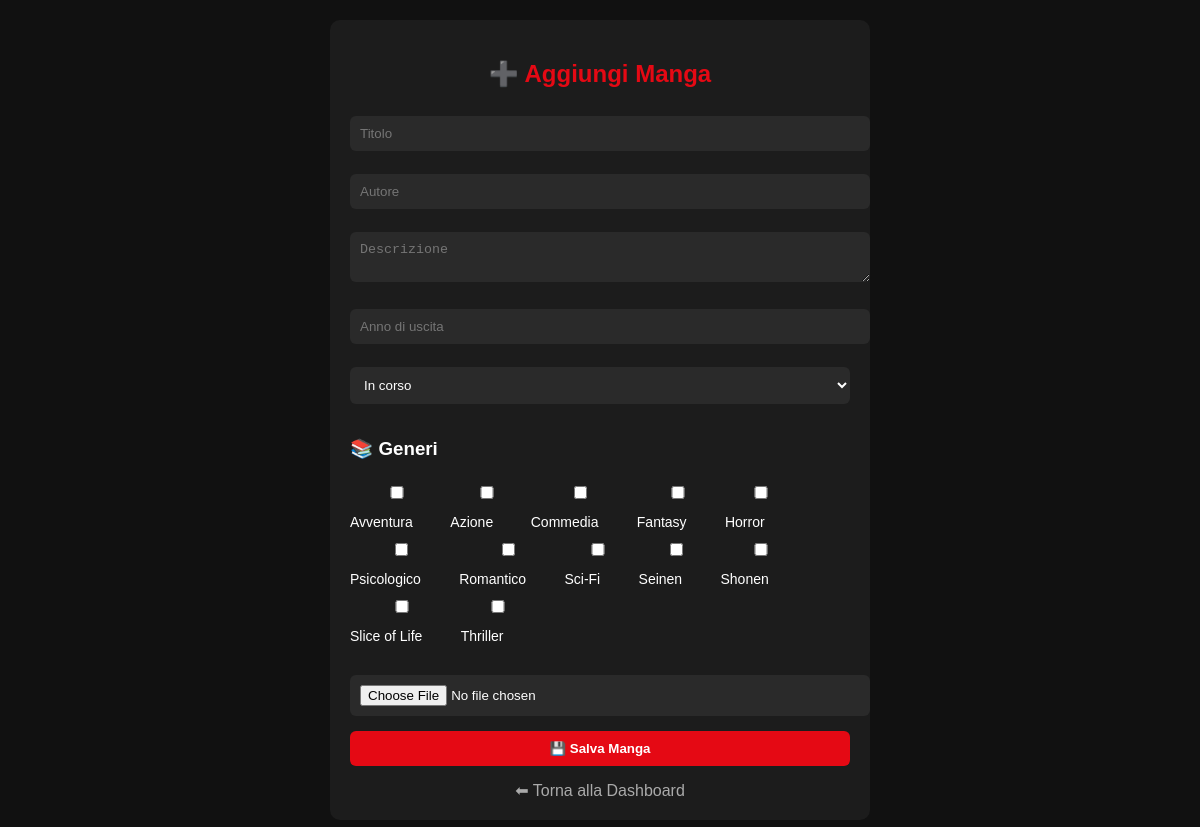
Page /admin/manga_add.php (signed in) on the committed database.
### tables this page shows
CREATE TABLE generi (
    id INT AUTO_INCREMENT PRIMARY KEY,

    nome VARCHAR(100) NOT NULL UNIQUE
);

### admin/manga_add.php (the view, shortened to what this page needs)
<?php
require("../config/db.php");
$generi = $conn->query("SELECT * FROM generi");
?>
<!DOCTYPE html>
<html lang="it">
<head>
    <link rel="stylesheet" href="../assets/css/manga_add.css">
</head>
<body>
<div class="container">
    <h2>➕ Aggiungi Manga</h2>
    <form method="POST" enctype="multipart/form-data">
        <input type="text" name="titolo" placeholder="Titolo" required>
        <input type="text" name="autore" placeholder="Autore">
        <textarea name="descrizione" placeholder="Descrizione"></textarea>
        <input type="number" name="anno" placeholder="Anno di uscita">
        <select name="stato">
            <option value="In corso">In corso</option>
        </select>
        <h3>📚 Generi</h3>
        <div class="generi">
            <?php while($g = $generi->fetch_assoc()): ?>
                <label>
                    <input type="checkbox" name="generi[]" value="<?php echo $g['id']; ?>">
                    <?php echo $g['nome']; ?>
                </label>
            <?php endwhile; ?>
        </div>
        <br>
        <input type="file" name="immagine">
        <button type="submit">💾 Salva Manga</button>
    </form>
    <a href="dashboard.php">⬅ Torna alla Dashboard</a>
</div>
</body>
</html>

### assets/css/manga_add.css (style rules this page uses)
body { font-family: Arial, sans-serif; background: #111; color: white; margin: 0; padding: 20px; }
.container { max-width: 500px; margin: auto; background: #1c1c1c; padding: 20px; border-radius: 10px; }
h2 { text-align: center; color: #e50914; }
input, textarea, select { width: 100%; padding: 10px; margin-top: 8px; margin-bottom: 15px; border: none; border-radius: 6px; background: #2a2a2a; color: white; }
.generi label { display: inline-block; margin-right: 10px; margin-bottom: 5px; font-size: 14px; }
button { width: 100%; padding: 10px; background: #e50914; border: none; color: white; font-weight: bold; border-radius: 6px; cursor: pointer; }
a { display: block; text-align: center; margin-top: 15px; color: #aaa; text-decoration: none; }

### rows in the picture
generi: nome "Avventura"
generi: nome "Azione"
generi: nome "Commedia"
generi: nome "Fantasy"
generi: nome "Horror"
generi: nome "Psicologico"
generi: nome "Romantico"
generi: nome "Sci-Fi"
generi: nome "Seinen"
generi: nome "Shonen"
generi: nome "Slice of Life"
generi: nome "Thriller"
